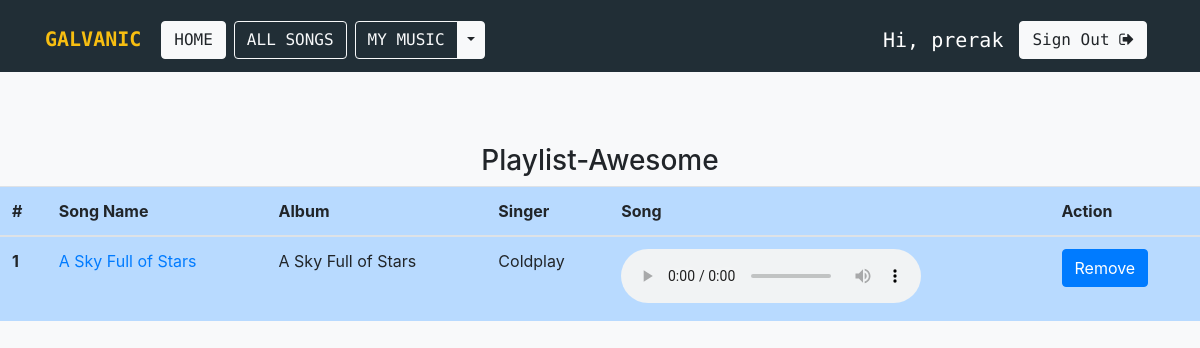
Page /playlist/Awesome/ (signed in) on the committed database.
### musicapp/models.py (models this page shows, shortened)
class Song(models.Model):
    Language_Choice = (
              ('Amharic', 'Amharic'),
              ('English', 'English'),
          )
    name = models.CharField(max_length=200)
    album = models.CharField(max_length=200)
    language = models.CharField(max_length=20,choices=Language_Choice,default='Amharic')
    song_img = models.FileField()
    year = models.IntegerField()
    singer = models.CharField(max_length=200)
    song_file = models.FileField()

### musicapp/views.py (the view)
# urls.py: path('playlist/<str:playlist_name>/', views.playlist_songs, name='playlist_songs'),
def playlist_songs(request, playlist_name):
    songs = Song.objects.filter(playlist__playlist_name=playlist_name, playlist__user=request.user).distinct()
    if request.method == "POST":
        song_id = list(request.POST.keys())[1]
        playlist_song = Playlist.objects.filter(playlist_name=playlist_name, song__id=song_id, user=request.user)
        playlist_song.delete()
        messages.success(request, "Song removed from playlist!")
    context = {'playlist_name': playlist_name, 'songs': songs}
    return render(request, 'musicapp/playlist_songs.html', context=context)

### templates/musicapp/playlist_songs.html (shortened to what this page needs)
{% extends 'base.html' %}
{% load socialaccount %}
{% block body %}
<br>
<br>
<br>
<center>
  <h3>Playlist-{{playlist_name}}</h3>
</center>
<table class="table table-hover table-primary">
  <thead>
    <tr>
      <th scope="col">#</th>
      <th scope="col">Song Name</th>
      <th scope="col">Album</th>
      <th scope="col">Singer</th>
      <th scope="col">Song</th>
      <th scope="col">Action</th>
    </tr>
  </thead>
  <tbody>
    {% if songs %}
    {% for song in songs %}
    <tr>
      <th scope="row">{{forloop.counter}}</th>
      <td><a href="{% url 'detail' song.id %}">{{song.name}}</a></td>
      <td>{{song.album}}</td>
      <td>{{song.singer}}</td>
      <td>
        <audio controls>
          <source src="{{ song.song_file.url }}" type="audio/mpeg">
        </audio>
      </td>
      <td>
        <form method="post">
          <input class="btn btn-primary" type="submit" value="Remove" name={{song.id}}>
        </form>
      </td>
    </tr>
    {% endfor %}
    {% endif %}
  </tbody>
</table>
{% endblock body %}

### templates/base.html (shortened to what this page needs)
{% load static %}
<!DOCTYPE html>
<html lang="en">
  <head>
    <link
      rel="stylesheet"
      href="https://maxcdn.bootstrapcdn.com/bootstrap/4.0.0/css/bootstrap.min.css"
    />
    <link
      rel="stylesheet"
      href="https://stackpath.bootstrapcdn.com/font-awesome/4.7.0/css/font-awesome.min.css"
    />
    <link href="{% static 'musicapp/css/musicplayer.css' %}" rel="stylesheet" />
  </head>
  <body class="bg-light">
    <nav
      class="navbar navbar-expand-md navbar-primary"
      style="background-color: #212e36"
    >
      <div class="container">
        <h1>
          <a href="{% url 'index' %}" class="navbar-brand">
            <strong style="color: #f7be11">GALVANIC</strong></a
          >
        </h1>
        <div class="collapse navbar-collapse">
          <a href="{% url 'index' %}" class="btn btn-light mt-2 mx-1">HOME</a>
          <a
            href="{% url 'all_songs' %}"
            class="btn btn-outline-light mt-2 mx-1"
            >ALL SONGS</a
          >
          {% if request.user.is_active %}
          <div class="btn-group mt-2 mx-1">
            <a
              type="button"
              href="{% url 'mymusic' %}"
              class="btn btn-outline-light"
              >MY MUSIC</a
            >
            <button
              type="button"
              class="btn btn-light dropdown-toggle dropdown-toggle-split"
              data-toggle="dropdown"
              aria-haspopup="true"
              aria-expanded="false"
            >
            </button>
          </div>
          {% endif %}
        </div>
        <div class="collapse navbar-collapse justify-content-end" id="navbar">
          {% if request.user.is_active %}
          <h5 class="text-white mt-3 mx-2">Hi, {{ request.user.username }}</h5>
          <a href="{% url 'logout' %}" class="btn btn-light mt-2 mx-2">
            Sign Out <i class="fa fa-sign-out" aria-hidden="true"></i
          ></a>
          {% endif %}
        </div>
      </div>
    </nav>
    {% block body %} {% endblock body %}
    <br />
    <br />
    <br />
  </body>
</html>

### static/musicapp/css/musicplayer.css (style rules this page uses)
body { background-color: #212e36; }

### templates/base.html (style rules this page uses)
.navbar { font-family: 'Source Code Pro', monospace; }
html { position: relative; min-height: 100%; }
body { margin-bottom: 0px; background-color: #212e36; }

### rows in the picture
Song: name "A Sky Full of Stars", album "A Sky Full of Stars", singer "Coldplay"

### other values in the picture
{{ request.user.username }} "prerak"
{{ playlist_name }} "Awesome"
